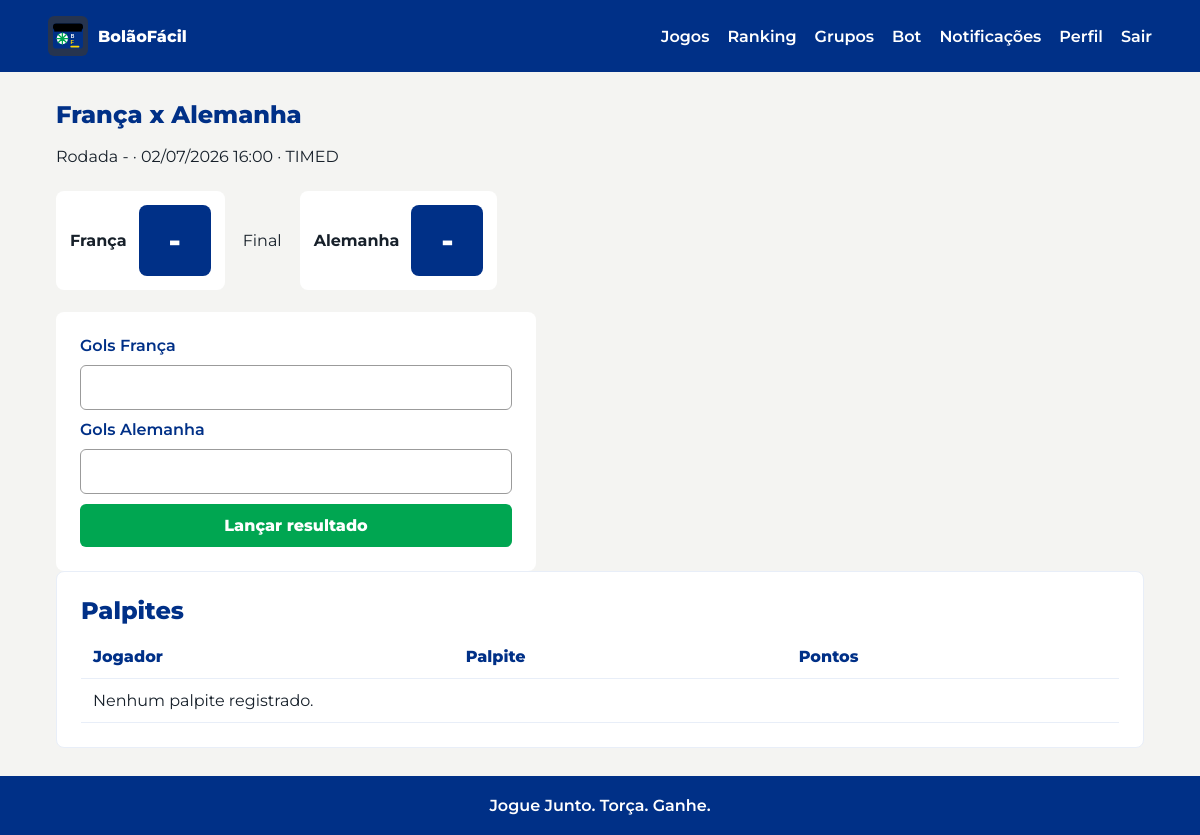
The page /games/7 (signed in) on the database its author committed.
### tables this page shows
CREATE TABLE games (
    id INTEGER PRIMARY KEY AUTOINCREMENT,
    pool_id INTEGER NOT NULL,
    home_team TEXT NOT NULL,
    away_team TEXT NOT NULL,
    match_datetime TEXT NOT NULL,
    home_score INTEGER,
    away_score INTEGER,
    status TEXT NOT NULL DEFAULT 'scheduled' CHECK (status IN ('scheduled', 'live', 'in_progress', 'finished', 'cancelled')),
    created_at TEXT NOT NULL DEFAULT CURRENT_TIMESTAMP,
    updated_at TEXT NOT NULL DEFAULT CURRENT_TIMESTAMP, external_match_id INTEGER, competition_code TEXT, competition_name TEXT, matchday INTEGER, home_crest TEXT, away_crest TEXT, api_status TEXT, last_synced_at TEXT,
    FOREIGN KEY (pool_id) REFERENCES pools(id) ON DELETE CASCADE
);

### controllers/game_controller.py (the view)
@game_bp.route("/games/<int:game_id>")
@login_required
def game_detail(game_id):
    game = Game.get_by_id(game_id)
    if game is None:
        return jsonify({"error": ApiMessages.GAME_NOT_FOUND}), 404
    ranking = Score.get_ranking(game["pool_id"])
    bets = _db().execute(
        """
        SELECT bets.*, users.name
          FROM bets
          JOIN users ON users.id = bets.user_id
         WHERE bets.game_id = ?
         ORDER BY bets.points_earned DESC, users.name
        """,
        (game_id,),
    ).fetchall()
    return render_template(
        "games/detail.html",
        game=game,
        ranking=ranking,
        bets=bets,
        format_match_time=format_match_time,
        match_status_label=match_status_label,
    )

### app.py (called while the page is built)
def get_db():
    if "db" not in g:
        database_url = current_app_config()["DATABASE_URL"]
        database_path = Path(database_url)
        database_path.parent.mkdir(parents=True, exist_ok=True)
        g.db = sqlite3.connect(database_path)
        g.db.row_factory = sqlite3.Row
        g.db.execute("PRAGMA foreign_keys = ON")
    return g.db

def current_app_config():
    from flask import current_app
    return current_app.config

@login_manager.user_loader
def load_user(user_id):
    return User.get_by_id(user_id)

### controllers/game_controller.py (called while the page is built)
def _db():
    from app import get_db
    return get_db()

### models/game.py (called while the page is built)
def _db():
    from app import get_db
    return get_db()

    @staticmethod
    def get_by_id(game_id):
        return _db().execute("SELECT * FROM games WHERE id = ?", (game_id,)).fetchone()

### models/score.py (called while the page is built)
def _db():
    from app import get_db
    return get_db()

    @staticmethod
    def get_ranking(pool_id):
        return _db().execute(
            """
            SELECT users.id AS user_id,
                   users.name,
                   users.email,
                   COALESCE(scores.total_points, 0) AS total_points,
                   COUNT(bets.id) AS bets_count
              FROM pool_members
              JOIN users ON users.id = pool_members.user_id
              LEFT JOIN scores ON scores.user_id = users.id AND scores.pool_id = pool_members.pool_id
              LEFT JOIN bets ON bets.user_id = users.id
              LEFT JOIN games ON games.id = bets.game_id AND games.pool_id = pool_members.pool_id
             WHERE pool_members.pool_id = ?
             GROUP BY users.id, users.name, users.email, scores.total_points
             ORDER BY total_points DESC, users.name ASC
            """,
            (pool_id,),
        ).fetchall()

### models/user.py (called while the page is built)
def _db():
    from app import get_db
    return get_db()

    @property
    def is_admin(self):
        return self.role == "admin"

    @classmethod
    def from_row(cls, row):
        if row is None:
            return None
        return cls(
            id=row["id"],
            name=row["name"],
            email=row["email"],
            whatsapp_phone=row["whatsapp_phone"],
            password_hash=row["password_hash"],
            created_at=row["created_at"],
            role=row["role"] if "role" in row.keys() else "user",
            notifications_enabled=row["notifications_enabled"] if "notifications_enabled" in row.keys() else 1,
        )

### templates/games/detail.html (shortened to what this page needs)
{% extends "base.html" %}
{% block content %}
<section class="content-head">
  <h1>{{ game.home_team }} x {{ game.away_team }}</h1>
  {% set match_time = format_match_time(game.match_datetime) %}
  <p>Rodada {{ game.matchday or "-" }} · {{ match_time.date }} {{ match_time.time }} · {{ match_status_label(game.status, game.api_status) }}</p>
</section>
<section class="match-board">
  <div class="team-score">
    <strong>{{ game.home_team }}</strong>
    <div class="score-box">{{ game.home_score if game.home_score is not none else "-" }}</div>
  </div>
  <span>Final</span>
  <div class="team-score">
    <strong>{{ game.away_team }}</strong>
    <div class="score-box">{{ game.away_score if game.away_score is not none else "-" }}</div>
  </div>
</section>
<form method="post" action="{{ url_for('games.record_result', game_id=game.id) }}" class="form result-form">
  <label for="home_score">Gols {{ game.home_team }}</label>
  <input id="home_score" name="home_score" type="number" min="0" required>
  <label for="away_score">Gols {{ game.away_team }}</label>
  <input id="away_score" name="away_score" type="number" min="0" required>
  <button type="submit">Lançar resultado</button>
</form>
<section class="table-shell">
  <h2>Palpites</h2>
  <table>
    <thead><tr><th>Jogador</th><th>Palpite</th><th>Pontos</th></tr></thead>
    <tbody>
      {% for bet in bets %}
        <tr><td>{{ bet.name }}</td><td>{{ bet.predicted_home_score }} x {{ bet.predicted_away_score }}</td><td>{{ bet.points_earned }}</td></tr>
      {% else %}
        <tr><td colspan="3">Nenhum palpite registrado.</td></tr>
      {% endfor %}
    </tbody>
  </table>
</section>
{% endblock %}

### static/css/main.css (style rules this page uses)
:root { --green: #00A651; --green-dark: #007A3D; --yellow: #FFD700; --blue-dark: #003087; --blue: #1A55A0; --blue-light: #E8EEF8; --gray-light: #F4F4F2; --gray-dark: #9B9B9B; --white: #FFFFFF; --ink: #17202A; }
* { box-sizing: border-box; }
body { margin: 0; background: var(--gray-light); color: var(--ink); font-family: "Montserrat", Arial, sans-serif; }
.auth-panel, .side-form, .table-shell, .chat-shell { background: var(--white); border: 1px solid var(--blue-light); border-radius: 8px; padding: 24px; }
h1, h2 { color: var(--blue-dark); font-weight: 800; margin: 0 0 10px; }
p { line-height: 1.5; }
.form { display: grid; gap: 10px; }
.form label { color: var(--blue-dark); font-weight: 600; }
.form input, .chat-form input, .form select { border: 1px solid var(--gray-dark); border-radius: 6px; font: inherit; padding: 12px; width: 100%; }
button, .button-primary, .button-secondary { border: 0; border-radius: 6px; cursor: pointer; display: inline-flex; font: inherit; font-weight: 800; justify-content: center; padding: 12px 16px; }
button, .button-primary { background: var(--green); color: var(--white); }
.content-head { margin-bottom: 22px; }
.score-form, .result-form { background: var(--white); border-radius: 8px; max-width: 480px; padding: 24px; }
.match-board { align-items: center; display: flex; flex-wrap: wrap; gap: 18px; margin-bottom: 22px; }
.team-score { align-items: center; background: var(--white); border-radius: 8px; display: flex; gap: 12px; padding: 14px; }
.score-box { background: var(--blue-dark); border-radius: 8px; color: var(--white); font-size: 2rem; font-weight: 800; min-width: 72px; padding: 16px; text-align: center; }
table { border-collapse: collapse; width: 100%; }
th, td { border-bottom: 1px solid var(--blue-light); padding: 12px; text-align: left; }
th { color: var(--blue-dark); font-weight: 800; }

### rows shown on the page
games: home_team "França", away_team "Alemanha", status "TIMED"

### other values the page prints
{{ brand_name }} "BolãoFácil"
{{ game.matchday or "-" }} "-"
{{ match_time.date }} "02/07/2026"
{{ match_time.time }} "16:00"
{{ game.home_score if game.home_score is not none else "-" }} "-"
{{ game.away_score if game.away_score is not none else "-" }} "-"
{{ brand_slogan }} "Jogue Junto. Torça. Ganhe."
